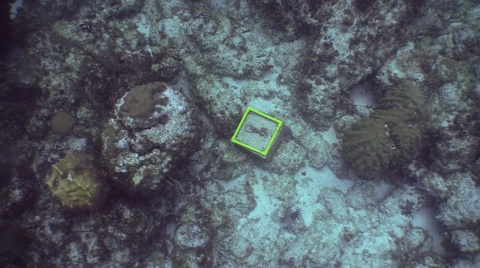
#> input picture MVG_Lab2_python_empty_for_students/MiamiSet00/Img00001_small.JPG, 480 x 268 px
$ python lab2_section2.py
#> lines starting #> are read from the running program, lines starting #| are printed output that depends on the picture
import cv2
import os

from src.internal.show_keys import show_keys

def Section2():
    print("Running Section 2...")

    img1_name = "Img00001_small.JPG"
    img2_name = "Img00025_small.JPG"

    ############## LOAD DATA ################

    # Create SIFT object
    sift = cv2.SIFT_create()

    # Load images from disk
    project_dir = os.path.dirname(os.path.abspath(__file__))
    img1_path = os.path.join(project_dir, "MiamiSet00", img1_name)
    img2_path = os.path.join(project_dir, "MiamiSet00", img2_name)
    img1 = cv2.imread(img1_path, cv2.IMREAD_GRAYSCALE)
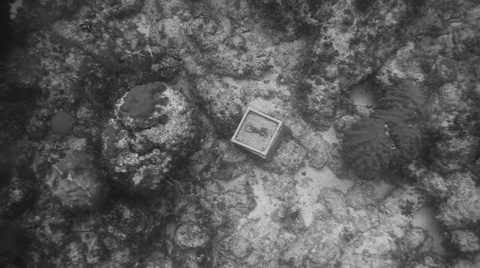
#> img1: shape (268, 480); min 19, max 211, mean 89.9
    img2 = cv2.imread(img2_path, cv2.IMREAD_GRAYSCALE)
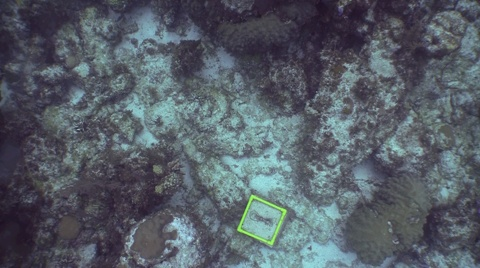
#> input picture MVG_Lab2_python_empty_for_students/MiamiSet00/Img00025_small.JPG, 480 x 268 px
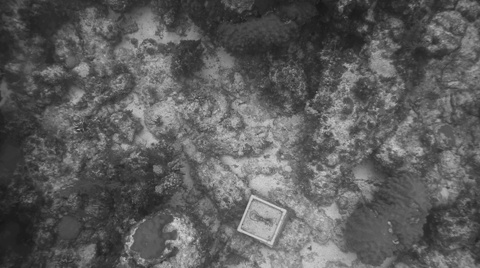
#> img2: shape (268, 480); min 22, max 216, mean 92.1

    ############## SECTION 2 ################

    # Visualise SIFT features for first image
    kpts1, _ = sift.detectAndCompute(img1, None)
#> kpts1 = 1664 keypoints; strongest (x, y, size): (136, 155, 1.9), (137, 179, 5.8), (233, 139, 3.2), (142, 158, 2.7)
    show_keys(img1, kpts1)
#> (this line was passed over: src is not available in this run)

    # Visualise SIFT features for second image
    kpts2, _ = sift.detectAndCompute(img2, None)
#> kpts2 = 1550 keypoints; strongest (x, y, size): (310, 248, 2.4), (166, 251, 3.4), (239, 229, 2.8), (152, 144, 1.9)
    show_keys(img2, kpts2)
#> (this line was passed over: src is not available in this run)

if __name__ == '__main__':
    Section2()
